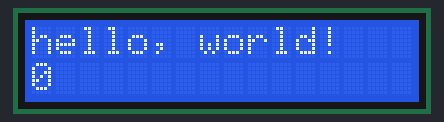
This sketch was run on a simulated Arduino Uno, built with avr-gcc and run on an emulated ATmega328P. On the bench: 16×2 character LCD.

Above: at 0.1 s.
At 4.1 s:
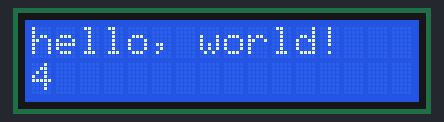
At 9.1 s:
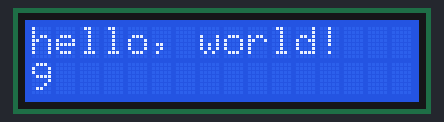
At 19.1 s:
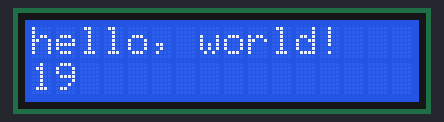
At 29.1 s:
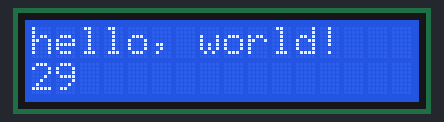
At 39.1 s:
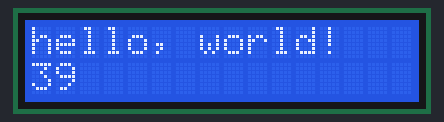

Measured:
- what the display in image 1 shows lasts 1.0 s, from 4.0 s to 5.0 s

The sketch:

lcdTester.ino
```cpp
#include <LiquidCrystal.h>

// initialize the library by associating any needed LCD interface pin
// with the arduino pin number it is connected to
const int rs = 13, en = 8, d4 = 9, d5 = 10, d6 = 11, d7 = 12;
LiquidCrystal lcd(rs, en, d4, d5, d6, d7);


void setup() {
  // put your setup code here, to run once:
  // set up the LCD's number of columns and rows:
  lcd.begin(16, 2);
  // Print a message to the LCD.
  lcd.print("hello, world!");


}

void loop() {
  // set the cursor to column 0, line 1
  // (note: line 1 is the second row, since counting begins with 0):
  lcd.setCursor(0, 1);
  // print the number of seconds since reset:
  lcd.print(millis() / 1000);

}
```
